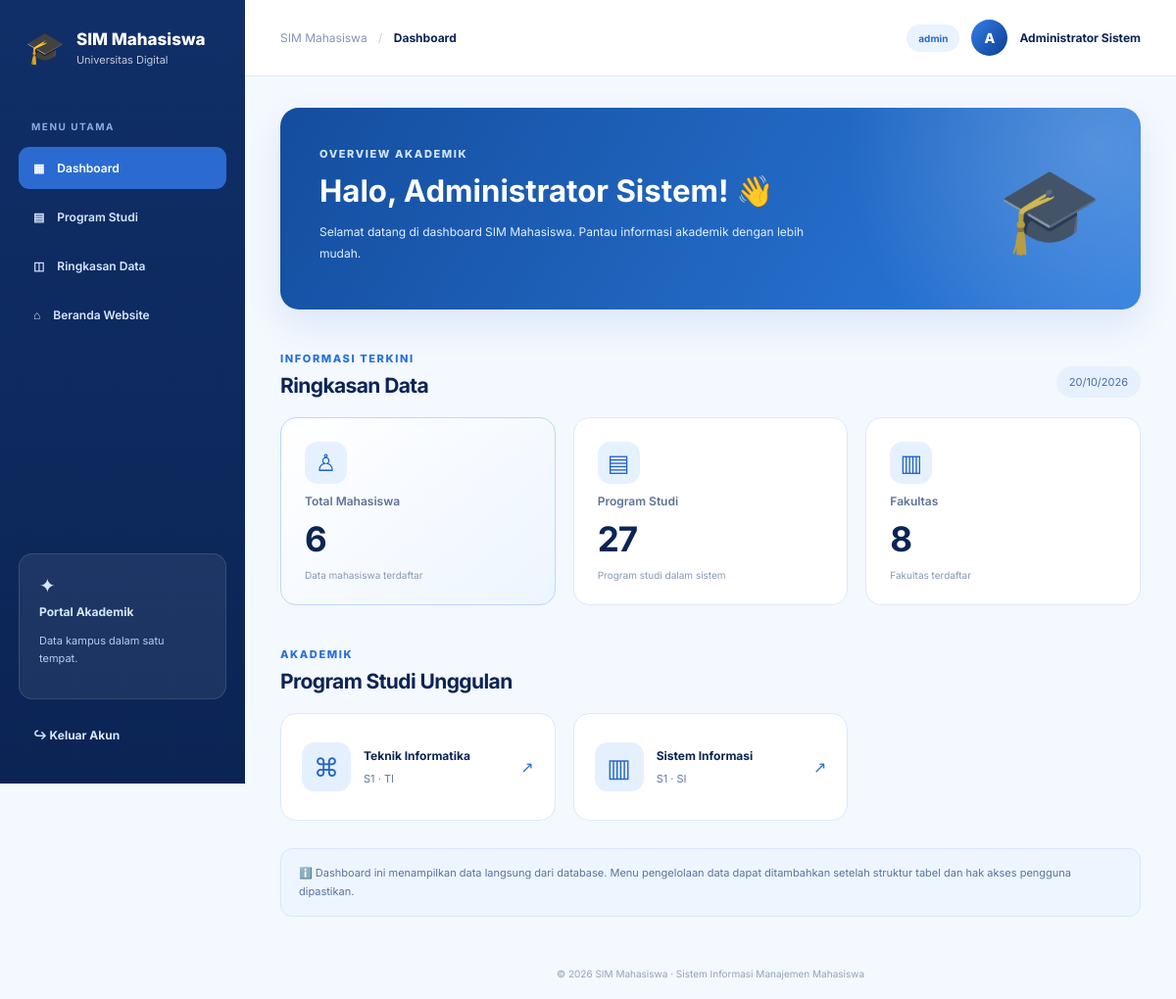
Page /dashboard.php (signed in) on the committed database.
### tables this page shows
CREATE TABLE `program_studi` (
  `id_prodi` bigint(20) UNSIGNED NOT NULL,
  `id_fakultas` bigint(20) UNSIGNED NOT NULL,
  `kode_prodi` varchar(30) NOT NULL,
  `nama_prodi` varchar(200) NOT NULL,
  `jenjang` enum('D3','D4','S1','S2','S3') NOT NULL DEFAULT 'S1',
  `akreditasi` varchar(50) DEFAULT NULL,
  `kaprodi` varchar(150) DEFAULT NULL,
  `jumlah_mahasiswa` int(10) UNSIGNED NOT NULL DEFAULT 0,
  `uri` varchar(255) NOT NULL,
  `aktif` tinyint(1) NOT NULL DEFAULT 1,
  `created_at` timestamp NOT NULL DEFAULT current_timestamp(),
  `updated_at` timestamp NOT NULL DEFAULT current_timestamp() ON UPDATE current_timestamp()
);

### dashboard.php (the view, shortened to what this page needs)
<?php
require_once __DIR__ . '/koneksi.php';
function e($s) { return htmlspecialchars((string)$s, ENT_QUOTES, 'UTF-8'); }
function tableColumns(mysqli $db, string $table): array {
    try { $r=mysqli_query($db, 'SHOW COLUMNS FROM `'.$table.'`'); $cols=[]; while($row=mysqli_fetch_assoc($r)) $cols[strtolower($row['Field'])]=$row['Field']; return $cols; }
    catch (mysqli_sql_exception $ex) { error_log($ex->getMessage()); return []; }
}
function countRows(mysqli $db,string $table): int { try {$r=mysqli_query($db,'SELECT COUNT(*) AS total FROM `'.$table.'`');return (int)mysqli_fetch_assoc($r)['total'];}catch(mysqli_sql_exception $ex){return 0;} }
$totalMahasiswa=countRows($koneksi,'mahasiswa');
$totalProdi=countRows($koneksi,'program_studi');
$totalFakultas=countRows($koneksi,'fakultas');
$prodi=[]; $cols=tableColumns($koneksi,'program_studi');
$nameCol=$cols['nama_prodi']??null; $idCol=$cols['id_prodi']??null; $codeCol=$cols['kode_prodi']??null; $levelCol=$cols['jenjang']??null;
if ($nameCol) {
    $select=['`'.$nameCol.'` AS nama'];
    if($idCol) $select[]='`'.$idCol.'` AS id';
    if($codeCol) $select[]='`'.$codeCol.'` AS kode';
    if($levelCol) $select[]='`'.$levelCol.'` AS jenjang';
    try {$r=mysqli_query($koneksi,'SELECT '.implode(', ',$select).' FROM `program_studi` ORDER BY `'.$nameCol.'`');while($row=mysqli_fetch_assoc($r)) $prodi[]=$row;} catch(mysqli_sql_exception $ex){error_log($ex->getMessage());}
}
$preferred=['Teknik Informatika','Arsitektur','Sistem Informasi'];
$chosen=[]; foreach($preferred as $wanted){foreach($prodi as $p){if(strcasecmp(trim($p['nama']),$wanted)===0){$chosen[]=$p;break;}}}
$displayProdi=$chosen;
$initial=strtoupper(substr(trim($_SESSION['nama_lengkap']??'U'),0,1));
?>
<!DOCTYPE html><html lang="id"><head><link rel="stylesheet" href="login-dashboard.css?v=1"></head><body class="dashboard-body">
<div class="app-layout"><aside class="sidebar"><a class="brand light" href="dashboard.php"><span class="brand-mark">🎓</span><span><strong>SIM Mahasiswa</strong><small>Universitas Digital</small></span></a><div class="sidebar-label">MENU UTAMA</div><nav class="side-nav" aria-label="Menu dashboard"><a class="selected" href="dashboard.php">▦ <span>Dashboard</span></a><a href="dashboard.php#program-studi">▤ <span>Program Studi</span></a><a href="dashboard.php#ringkasan">◫ <span>Ringkasan Data</span></a><a href="index.php">⌂ <span>Beranda Website</span></a></nav><div class="sidebar-bottom"><div class="sidebar-note">✦<br><strong>Portal Akademik</strong><p>Data kampus dalam satu tempat.</p></div><a class="logout-side" href="logout.php">↪ Keluar Akun</a></div></aside>
<div class="main-area"><header class="topbar"><button class="menu-toggle" id="menuToggle" type="button" aria-label="Buka menu">☰</button><div class="breadcrumbs">SIM Mahasiswa <span>/</span> <strong>Dashboard</strong></div><div class="top-profile"><span class="role-tag"><?=e($_SESSION['nama_role']??'Pengguna')?></span><div class="avatar"><?=e($initial)?></div><span class="profile-name"><?=e($_SESSION['nama_lengkap']??'Pengguna')?></span></div></header>
<main class="dashboard-content"><section class="welcome-banner"><div><span class="overline">OVERVIEW AKADEMIK</span><h1>Halo, <?=e($_SESSION['nama_lengkap']??'Pengguna')?>! 👋</h1><p>Selamat datang di dashboard SIM Mahasiswa. Pantau informasi akademik dengan lebih mudah.</p></div><div class="banner-decoration">🎓</div></section>
<section id="ringkasan"><div class="section-heading"><div><span class="overline">INFORMASI TERKINI</span><h2>Ringkasan Data</h2></div><span class="date-chip"><?=e(date('d/m/Y'))?></span></div><div class="stats-grid"><article class="stat-card main-stat"><div class="stat-symbol">♙</div><span>Total Mahasiswa</span><strong><?=number_format($totalMahasiswa,0,',','.')?></strong><small>Data mahasiswa terdaftar</small></article><article class="stat-card"><div class="stat-symbol">▤</div><span>Program Studi</span><strong><?=number_format($totalProdi,0,',','.')?></strong><small>Program studi dalam sistem</small></article><article class="stat-card"><div class="stat-symbol">▥</div><span>Fakultas</span><strong><?=number_format($totalFakultas,0,',','.')?></strong><small>Fakultas terdaftar</small></article></div></section>
<section id="program-studi" class="prodi-section"><div class="section-heading"><div><span class="overline">AKADEMIK</span><h2>Program Studi Unggulan</h2></div></div><div class="prodi-grid"><?php if($displayProdi): foreach($displayProdi as $i=>$p): ?><article class="prodi-card"><div class="prodi-icon"><?=['⌘','▥','◈'][$i%3]?></div><div><h3><?=e($p['nama'])?></h3><p><?=e($p['jenjang']??'Program studi')?><?=!empty($p['kode'])?' · '.e($p['kode']):''?></p></div><span class="prodi-arrow">↗</span></article><?php endforeach; else: ?><div class="empty-state">Belum ada data program studi yang bisa ditampilkan. Periksa tabel <code>program_studi</code> di phpMyAdmin.</div><?php endif; ?></div></section>
<div class="info-strip">ℹ️ Dashboard ini menampilkan data langsung dari database. Menu pengelolaan data dapat ditambahkan setelah struktur tabel dan hak akses pengguna dipastikan.</div></main><footer class="dashboard-footer">© <?=date('Y')?> SIM Mahasiswa · Sistem Informasi Manajemen Mahasiswa</footer></div></div>
</body></html>

### rows in the picture
program_studi: i "⌘", nama_prodi "Teknik Informatika", jenjang "S1", kode_prodi "TI"
program_studi: i "▥", nama_prodi "Sistem Informasi", jenjang "S1", kode_prodi "SI"

### other values in the picture
$_SESSION['nama_role'] "admin"
$initial "A"
$_SESSION['nama_lengkap'] "Administrator Sistem"
$totalMahasiswa "6"
$totalProdi "27"
$totalFakultas "8"
